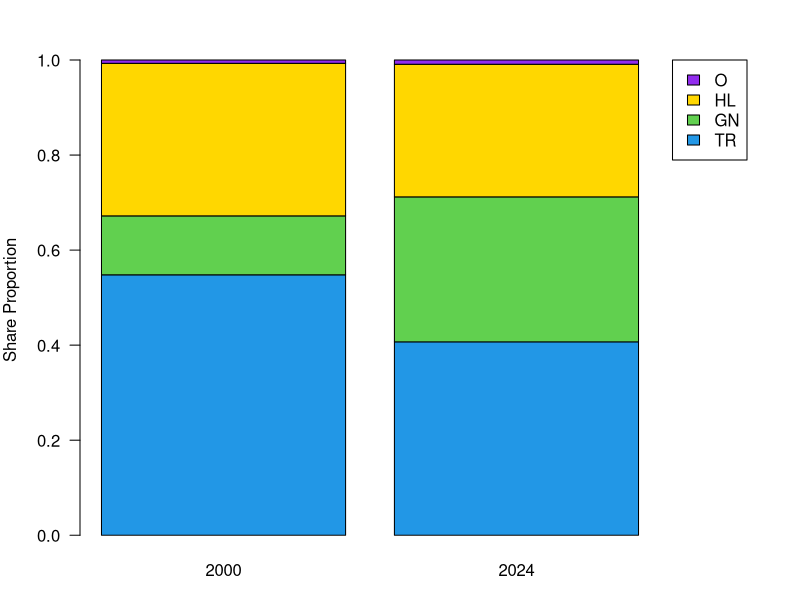

Write R code to recreate this figure.

### Share of King Mackerel Landings by Gear Type in a) 2000 and B) 2024

sh_2000 <- c(.548,.124,.321,.007)
sh_2024 <- c(.407,.305,.279,.009)
sum(sh_2000)
1-sum(sh_2024)

com <- cbind(sh_2000, sh_2024)

par(mar=c(3,4,3,7))
barplot(com, 
        las = 1,
        names.arg = c('2000','2024'),
        # main = "Comparison of Shares in 2000 and 2024", 
        ylab = "Share Proportion",
        # legend.text = c('TR','GN','HL','O'), 
        col = c(4,3,"gold","purple2"))
legend('topright', xpd = T, inset = c(-0.15, 0),
       legend = rev(c('TR','GN','HL','O')), fill = rev(c(4,3,"gold","purple2")))
